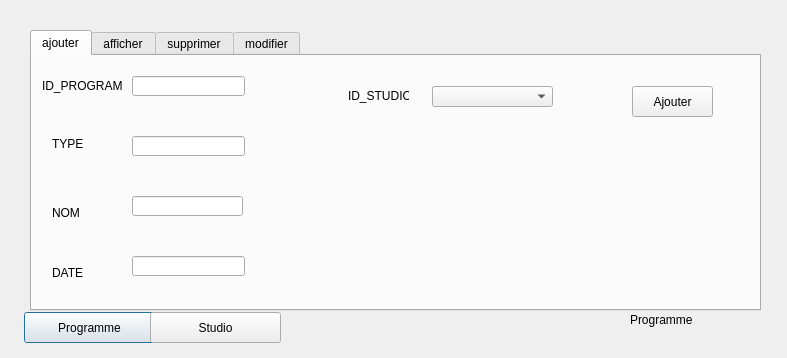
<?xml version="1.0" encoding="UTF-8"?>
<ui version="4.0">
 <class>logistic</class>
 <widget class="QDialog" name="logistic">
  <property name="geometry">
   <rect>
    <x>0</x>
    <y>0</y>
    <width>787</width>
    <height>358</height>
   </rect>
  </property>
  <property name="windowTitle">
   <string>PROGRAMME</string>
  </property>
  <widget class="QStackedWidget" name="stackedWidget">
   <property name="geometry">
    <rect>
     <x>10</x>
     <y>10</y>
     <width>771</width>
     <height>341</height>
    </rect>
   </property>
   <property name="currentIndex">
    <number>0</number>
   </property>
   <widget class="QWidget" name="Programme">
    <widget class="QPushButton" name="pushButton">
     <property name="geometry">
      <rect>
       <x>14</x>
       <y>302</y>
       <width>131</width>
       <height>31</height>
      </rect>
     </property>
     <property name="text">
      <string>Programme</string>
     </property>
    </widget>
    <widget class="QPushButton" name="pushButton_2">
     <property name="geometry">
      <rect>
       <x>140</x>
       <y>302</y>
       <width>131</width>
       <height>31</height>
      </rect>
     </property>
     <property name="text">
      <string>Studio</string>
     </property>
    </widget>
    <widget class="QTabWidget" name="tabWidget_2">
     <property name="geometry">
      <rect>
       <x>20</x>
       <y>20</y>
       <width>731</width>
       <height>281</height>
      </rect>
     </property>
     <property name="currentIndex">
      <number>0</number>
     </property>
     <widget class="QWidget" name="tab_3">
      <attribute name="title">
       <string>ajouter</string>
      </attribute>
      <widget class="QLabel" name="label_3">
       <property name="geometry">
        <rect>
         <x>10</x>
         <y>20</y>
         <width>81</width>
         <height>20</height>
        </rect>
       </property>
       <property name="text">
        <string>ID_PROGRAMME</string>
       </property>
      </widget>
      <widget class="QLineEdit" name="lineEdit_idprog">
       <property name="geometry">
        <rect>
         <x>100</x>
         <y>20</y>
         <width>113</width>
         <height>20</height>
        </rect>
       </property>
      </widget>
      <widget class="QLabel" name="label_4">
       <property name="geometry">
        <rect>
         <x>20</x>
         <y>80</y>
         <width>61</width>
         <height>16</height>
        </rect>
       </property>
       <property name="text">
        <string>TYPE</string>
       </property>
      </widget>
      <widget class="QLineEdit" name="lineEdit_typeprog">
       <property name="geometry">
        <rect>
         <x>100</x>
         <y>80</y>
         <width>113</width>
         <height>20</height>
        </rect>
       </property>
      </widget>
      <widget class="QLabel" name="label_5">
       <property name="geometry">
        <rect>
         <x>20</x>
         <y>150</y>
         <width>47</width>
         <height>13</height>
        </rect>
       </property>
       <property name="text">
        <string>NOM</string>
       </property>
      </widget>
      <widget class="QLineEdit" name="lineEdit_nomprog">
       <property name="geometry">
        <rect>
         <x>100</x>
         <y>140</y>
         <width>111</width>
         <height>20</height>
        </rect>
       </property>
      </widget>
      <widget class="QLabel" name="label_6">
       <property name="geometry">
        <rect>
         <x>20</x>
         <y>210</y>
         <width>47</width>
         <height>13</height>
        </rect>
       </property>
       <property name="text">
        <string>DATE</string>
       </property>
      </widget>
      <widget class="QLineEdit" name="lineEdit_dateprog">
       <property name="geometry">
        <rect>
         <x>100</x>
         <y>200</y>
         <width>113</width>
         <height>20</height>
        </rect>
       </property>
      </widget>
      <widget class="QPushButton" name="pushButton_ajouterprog">
       <property name="geometry">
        <rect>
         <x>600</x>
         <y>30</y>
         <width>81</width>
         <height>31</height>
        </rect>
       </property>
       <property name="text">
        <string>Ajouter</string>
       </property>
      </widget>
      <widget class="QLabel" name="label_12">
       <property name="geometry">
        <rect>
         <x>316</x>
         <y>30</y>
         <width>61</width>
         <height>20</height>
        </rect>
       </property>
       <property name="text">
        <string>ID_STUDIO</string>
       </property>
      </widget>
      <widget class="QLineEdit" name="lineEdit_studio">
       <property name="geometry">
        <rect>
         <x>400</x>
         <y>30</y>
         <width>113</width>
         <height>20</height>
        </rect>
       </property>
      </widget>
      <widget class="QComboBox" name="comboBox">
       <property name="geometry">
        <rect>
         <x>400</x>
         <y>30</y>
         <width>121</width>
         <height>21</height>
        </rect>
       </property>
      </widget>
     </widget>
     <widget class="QWidget" name="tab_4">
      <attribute name="title">
       <string>afficher</string>
      </attribute>
      <widget class="QTableView" name="tableView_prog">
       <property name="geometry">
        <rect>
         <x>20</x>
         <y>21</y>
         <width>551</width>
         <height>161</height>
        </rect>
       </property>
      </widget>
      <widget class="QPushButton" name="pushButton_6">
       <property name="geometry">
        <rect>
         <x>250</x>
         <y>200</y>
         <width>131</width>
         <height>31</height>
        </rect>
       </property>
       <property name="text">
        <string>afficher</string>
       </property>
      </widget>
      <widget class="QLabel" name="label_14">
       <property name="geometry">
        <rect>
         <x>610</x>
         <y>60</y>
         <width>81</width>
         <height>91</height>
        </rect>
       </property>
       <property name="text">
        <string/>
       </property>
       <property name="pixmap">
        <pixmap>../../../Downloads/Load.png</pixmap>
       </property>
      </widget>
      <widget class="QPushButton" name="pushButton_11">
       <property name="geometry">
        <rect>
         <x>70</x>
         <y>200</y>
         <width>131</width>
         <height>31</height>
        </rect>
       </property>
       <property name="text">
        <string>pdf</string>
       </property>
      </widget>
      <zorder>label_14</zorder>
      <zorder>tableView_prog</zorder>
      <zorder>pushButton_6</zorder>
      <zorder>pushButton_11</zorder>
     </widget>
     <widget class="QWidget" name="tab_7">
      <attribute name="title">
       <string>supprimer</string>
      </attribute>
      <widget class="QLineEdit" name="lineEdit_9">
       <property name="geometry">
        <rect>
         <x>200</x>
         <y>90</y>
         <width>201</width>
         <height>41</height>
        </rect>
       </property>
      </widget>
      <widget class="QLabel" name="label_11">
       <property name="geometry">
        <rect>
         <x>50</x>
         <y>100</y>
         <width>131</width>
         <height>31</height>
        </rect>
       </property>
       <property name="text">
        <string>ID_PROGRAMME</string>
       </property>
      </widget>
      <widget class="QPushButton" name="pushButton_7">
       <property name="geometry">
        <rect>
         <x>250</x>
         <y>160</y>
         <width>91</width>
         <height>31</height>
        </rect>
       </property>
       <property name="text">
        <string>supprimer</string>
       </property>
      </widget>
      <widget class="QGroupBox" name="groupBox">
       <property name="geometry">
        <rect>
         <x>40</x>
         <y>50</y>
         <width>621</width>
         <height>181</height>
        </rect>
       </property>
       <property name="title">
        <string/>
       </property>
       <widget class="QLabel" name="label_13">
        <property name="geometry">
         <rect>
          <x>500</x>
          <y>50</y>
          <width>81</width>
          <height>91</height>
         </rect>
        </property>
        <property name="text">
         <string/>
        </property>
        <property name="pixmap">
         <pixmap>../../../Downloads/delete1.png</pixmap>
        </property>
       </widget>
      </widget>
      <zorder>groupBox</zorder>
      <zorder>lineEdit_9</zorder>
      <zorder>label_11</zorder>
      <zorder>pushButton_7</zorder>
     </widget>
     <widget class="QWidget" name="tab_8">
      <attribute name="title">
       <string>modifier</string>
      </attribute>
      <widget class="QLineEdit" name="lineEdit_studio_2">
       <property name="geometry">
        <rect>
         <x>414</x>
         <y>40</y>
         <width>113</width>
         <height>20</height>
        </rect>
       </property>
      </widget>
      <widget class="QLabel" name="label_21">
       <property name="geometry">
        <rect>
         <x>24</x>
         <y>30</y>
         <width>81</width>
         <height>20</height>
        </rect>
       </property>
       <property name="text">
        <string>ID_PROGRAMME</string>
       </property>
      </widget>
      <widget class="QLabel" name="label_22">
       <property name="geometry">
        <rect>
         <x>34</x>
         <y>160</y>
         <width>47</width>
         <height>13</height>
        </rect>
       </property>
       <property name="text">
        <string>NOM</string>
       </property>
      </widget>
      <widget class="QLineEdit" name="lineEdit_dateprog_2">
       <property name="geometry">
        <rect>
         <x>114</x>
         <y>210</y>
         <width>113</width>
         <height>20</height>
        </rect>
       </property>
      </widget>
      <widget class="QLabel" name="label_23">
       <property name="geometry">
        <rect>
         <x>34</x>
         <y>90</y>
         <width>61</width>
         <height>16</height>
        </rect>
       </property>
       <property name="text">
        <string>TYPE</string>
       </property>
      </widget>
      <widget class="QLineEdit" name="lineEdit_typeprog_2">
       <property name="geometry">
        <rect>
         <x>114</x>
         <y>90</y>
         <width>113</width>
         <height>20</height>
        </rect>
       </property>
      </widget>
      <widget class="QLineEdit" name="lineEdit_nomprog_2">
       <property name="geometry">
        <rect>
         <x>114</x>
         <y>150</y>
         <width>111</width>
         <height>20</height>
        </rect>
       </property>
      </widget>
      <widget class="QPushButton" name="pushButton_ajouterprog_2">
       <property name="geometry">
        <rect>
         <x>614</x>
         <y>40</y>
         <width>81</width>
         <height>31</height>
        </rect>
       </property>
       <property name="text">
        <string>MODIFIER</string>
       </property>
      </widget>
      <widget class="QLineEdit" name="lineEdit_idprog_2">
       <property name="geometry">
        <rect>
         <x>114</x>
         <y>30</y>
         <width>113</width>
         <height>20</height>
        </rect>
       </property>
      </widget>
      <widget class="QLabel" name="label_24">
       <property name="geometry">
        <rect>
         <x>34</x>
         <y>220</y>
         <width>47</width>
         <height>13</height>
        </rect>
       </property>
       <property name="text">
        <string>DATE</string>
       </property>
      </widget>
      <widget class="QLabel" name="label_25">
       <property name="geometry">
        <rect>
         <x>330</x>
         <y>40</y>
         <width>61</width>
         <height>20</height>
        </rect>
       </property>
       <property name="text">
        <string>ID_STUDIO</string>
       </property>
      </widget>
      <widget class="QComboBox" name="comboBox_2">
       <property name="geometry">
        <rect>
         <x>410</x>
         <y>40</y>
         <width>121</width>
         <height>21</height>
        </rect>
       </property>
      </widget>
     </widget>
    </widget>
    <widget class="QLabel" name="label">
     <property name="geometry">
      <rect>
       <x>620</x>
       <y>300</y>
       <width>111</width>
       <height>20</height>
      </rect>
     </property>
     <property name="text">
      <string>Programme</string>
     </property>
    </widget>
   </widget>
   <widget class="QWidget" name="Studio">
    <widget class="QPushButton" name="pushButton_3">
     <property name="geometry">
      <rect>
       <x>10</x>
       <y>302</y>
       <width>131</width>
       <height>31</height>
      </rect>
     </property>
     <property name="text">
      <string>Programme</string>
     </property>
    </widget>
    <widget class="QPushButton" name="pushButton_4">
     <property name="geometry">
      <rect>
       <x>134</x>
       <y>302</y>
       <width>131</width>
       <height>31</height>
      </rect>
     </property>
     <property name="text">
      <string>Studio</string>
     </property>
    </widget>
    <widget class="QTabWidget" name="tabWidget">
     <property name="geometry">
      <rect>
       <x>10</x>
       <y>10</y>
       <width>751</width>
       <height>281</height>
      </rect>
     </property>
     <property name="currentIndex">
      <number>0</number>
     </property>
     <widget class="QWidget" name="tab">
      <attribute name="title">
       <string>ajouter</string>
      </attribute>
      <widget class="QLabel" name="label_7">
       <property name="geometry">
        <rect>
         <x>30</x>
         <y>30</y>
         <width>61</width>
         <height>16</height>
        </rect>
       </property>
       <property name="text">
        <string>ID_STUDIO</string>
       </property>
      </widget>
      <widget class="QLineEdit" name="lineEdit_IDS">
       <property name="geometry">
        <rect>
         <x>110</x>
         <y>30</y>
         <width>113</width>
         <height>20</height>
        </rect>
       </property>
      </widget>
      <widget class="QLabel" name="label_8">
       <property name="geometry">
        <rect>
         <x>30</x>
         <y>80</y>
         <width>51</width>
         <height>16</height>
        </rect>
       </property>
       <property name="text">
        <string>NOM</string>
       </property>
      </widget>
      <widget class="QLineEdit" name="lineEdit_nomst">
       <property name="geometry">
        <rect>
         <x>110</x>
         <y>80</y>
         <width>113</width>
         <height>20</height>
        </rect>
       </property>
      </widget>
      <widget class="QLabel" name="label_9">
       <property name="geometry">
        <rect>
         <x>30</x>
         <y>140</y>
         <width>47</width>
         <height>13</height>
        </rect>
       </property>
       <property name="text">
        <string>NUMERO</string>
       </property>
      </widget>
      <widget class="QLineEdit" name="lineEdit_ST_numerost">
       <property name="geometry">
        <rect>
         <x>110</x>
         <y>130</y>
         <width>113</width>
         <height>20</height>
        </rect>
       </property>
      </widget>
      <widget class="QLabel" name="label_10">
       <property name="geometry">
        <rect>
         <x>30</x>
         <y>190</y>
         <width>71</width>
         <height>16</height>
        </rect>
       </property>
       <property name="text">
        <string>DESCRIPTION</string>
       </property>
      </widget>
      <widget class="QLineEdit" name="lineEdit_descriptionst">
       <property name="geometry">
        <rect>
         <x>110</x>
         <y>190</y>
         <width>113</width>
         <height>20</height>
        </rect>
       </property>
      </widget>
      <widget class="QPushButton" name="pushButton_8">
       <property name="geometry">
        <rect>
         <x>530</x>
         <y>32</y>
         <width>111</width>
         <height>31</height>
        </rect>
       </property>
       <property name="text">
        <string>AJOUTER</string>
       </property>
      </widget>
     </widget>
     <widget class="QWidget" name="tab_5">
      <attribute name="title">
       <string>afficher</string>
      </attribute>
      <widget class="QTableView" name="tableView">
       <property name="geometry">
        <rect>
         <x>10</x>
         <y>40</y>
         <width>531</width>
         <height>181</height>
        </rect>
       </property>
      </widget>
      <widget class="QPushButton" name="pushButton_9">
       <property name="geometry">
        <rect>
         <x>230</x>
         <y>230</y>
         <width>75</width>
         <height>23</height>
        </rect>
       </property>
       <property name="text">
        <string>AFFICHER</string>
       </property>
      </widget>
      <widget class="QLabel" name="label_27">
       <property name="geometry">
        <rect>
         <x>590</x>
         <y>70</y>
         <width>81</width>
         <height>111</height>
        </rect>
       </property>
       <property name="text">
        <string/>
       </property>
       <property name="pixmap">
        <pixmap>../../../Downloads/Load.png</pixmap>
       </property>
      </widget>
      <widget class="QComboBox" name="comboBox_triStudio">
       <property name="geometry">
        <rect>
         <x>370</x>
         <y>10</y>
         <width>151</width>
         <height>22</height>
        </rect>
       </property>
      </widget>
      <widget class="QLabel" name="label_16">
       <property name="geometry">
        <rect>
         <x>316</x>
         <y>12</y>
         <width>41</width>
         <height>21</height>
        </rect>
       </property>
       <property name="text">
        <string>Trier par</string>
       </property>
      </widget>
     </widget>
     <widget class="QWidget" name="tab_6">
      <attribute name="title">
       <string>supprimer</string>
      </attribute>
      <widget class="QGroupBox" name="groupBox_2">
       <property name="geometry">
        <rect>
         <x>50</x>
         <y>30</y>
         <width>601</width>
         <height>201</height>
        </rect>
       </property>
       <property name="title">
        <string/>
       </property>
       <widget class="QLineEdit" name="lineEdit">
        <property name="geometry">
         <rect>
          <x>180</x>
          <y>50</y>
          <width>131</width>
          <height>31</height>
         </rect>
        </property>
       </widget>
       <widget class="QLabel" name="label_15">
        <property name="geometry">
         <rect>
          <x>70</x>
          <y>40</y>
          <width>71</width>
          <height>51</height>
         </rect>
        </property>
        <property name="text">
         <string>ID_STUDIO</string>
        </property>
       </widget>
       <widget class="QPushButton" name="pushButton_5">
        <property name="geometry">
         <rect>
          <x>200</x>
          <y>130</y>
          <width>101</width>
          <height>31</height>
         </rect>
        </property>
        <property name="text">
         <string>supprimer</string>
        </property>
       </widget>
       <widget class="QLabel" name="label_26">
        <property name="geometry">
         <rect>
          <x>440</x>
          <y>50</y>
          <width>81</width>
          <height>101</height>
         </rect>
        </property>
        <property name="text">
         <string/>
        </property>
        <property name="pixmap">
         <pixmap>../../../Downloads/delete1.png</pixmap>
        </property>
       </widget>
      </widget>
     </widget>
     <widget class="QWidget" name="tab_2">
      <attribute name="title">
       <string>modifier</string>
      </attribute>
      <widget class="QLineEdit" name="lineEdit_descriptionst_2">
       <property name="geometry">
        <rect>
         <x>140</x>
         <y>190</y>
         <width>113</width>
         <height>20</height>
        </rect>
       </property>
      </widget>
      <widget class="QLabel" name="label_20">
       <property name="geometry">
        <rect>
         <x>60</x>
         <y>30</y>
         <width>61</width>
         <height>16</height>
        </rect>
       </property>
       <property name="text">
        <string>ID_STUDIO</string>
       </property>
      </widget>
      <widget class="QLabel" name="label_17">
       <property name="geometry">
        <rect>
         <x>60</x>
         <y>140</y>
         <width>47</width>
         <height>13</height>
        </rect>
       </property>
       <property name="text">
        <string>NUMERO</string>
       </property>
      </widget>
      <widget class="QPushButton" name="pushButton_10">
       <property name="geometry">
        <rect>
         <x>560</x>
         <y>32</y>
         <width>111</width>
         <height>31</height>
        </rect>
       </property>
       <property name="text">
        <string>MODIFIER</string>
       </property>
      </widget>
      <widget class="QLineEdit" name="lineEdit_nomst_2">
       <property name="geometry">
        <rect>
         <x>140</x>
         <y>80</y>
         <width>113</width>
         <height>20</height>
        </rect>
       </property>
      </widget>
      <widget class="QLineEdit" name="lineEdit_ST_numerost_2">
       <property name="geometry">
        <rect>
         <x>140</x>
         <y>130</y>
         <width>113</width>
         <height>20</height>
        </rect>
       </property>
      </widget>
      <widget class="QLabel" name="label_18">
       <property name="geometry">
        <rect>
         <x>60</x>
         <y>80</y>
         <width>51</width>
         <height>16</height>
        </rect>
       </property>
       <property name="text">
        <string>NOM</string>
       </property>
      </widget>
      <widget class="QLineEdit" name="lineEdit_IDS_2">
       <property name="geometry">
        <rect>
         <x>140</x>
         <y>30</y>
         <width>113</width>
         <height>20</height>
        </rect>
       </property>
      </widget>
      <widget class="QLabel" name="label_19">
       <property name="geometry">
        <rect>
         <x>60</x>
         <y>190</y>
         <width>71</width>
         <height>16</height>
        </rect>
       </property>
       <property name="text">
        <string>DESCRIPTION</string>
       </property>
      </widget>
     </widget>
    </widget>
    <widget class="QLabel" name="label_2">
     <property name="geometry">
      <rect>
       <x>660</x>
       <y>310</y>
       <width>81</width>
       <height>20</height>
      </rect>
     </property>
     <property name="text">
      <string>Studio</string>
     </property>
    </widget>
    <zorder>tabWidget</zorder>
    <zorder>pushButton_3</zorder>
    <zorder>pushButton_4</zorder>
    <zorder>label_2</zorder>
   </widget>
  </widget>
 </widget>
 <resources/>
 <connections/>
</ui>
